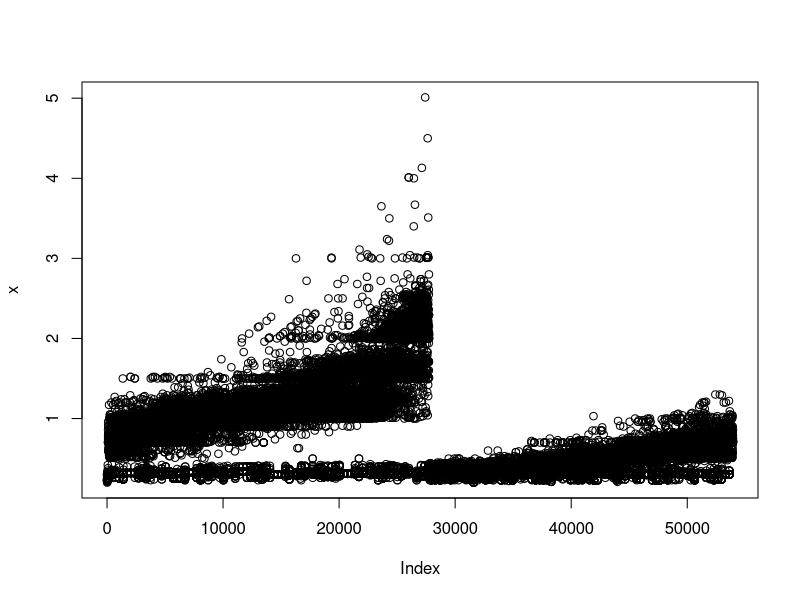
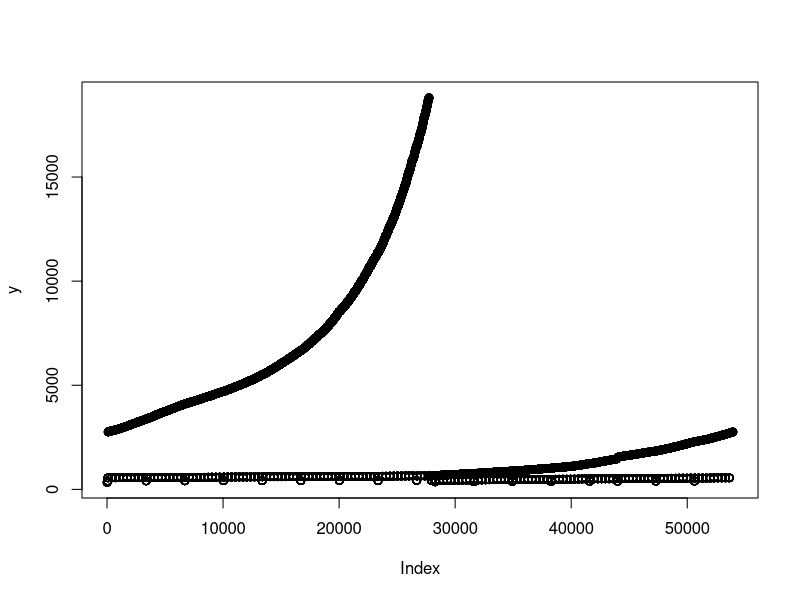
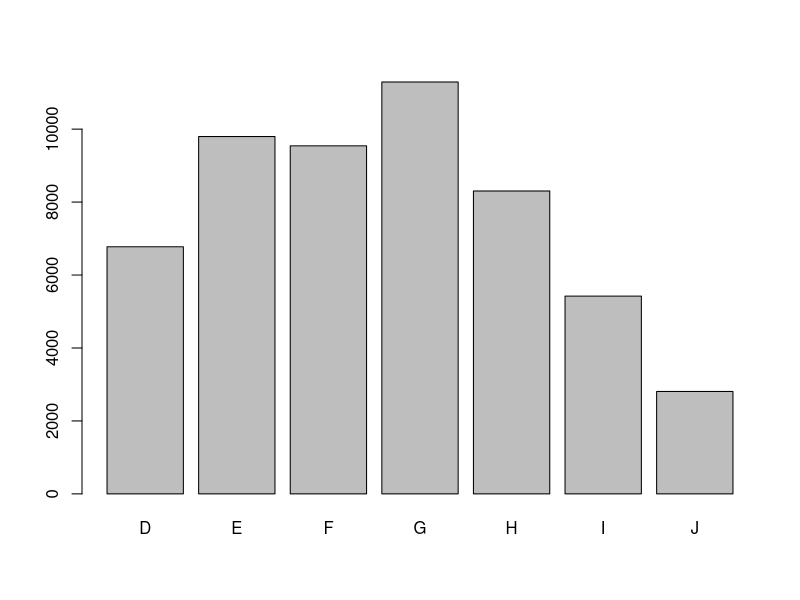
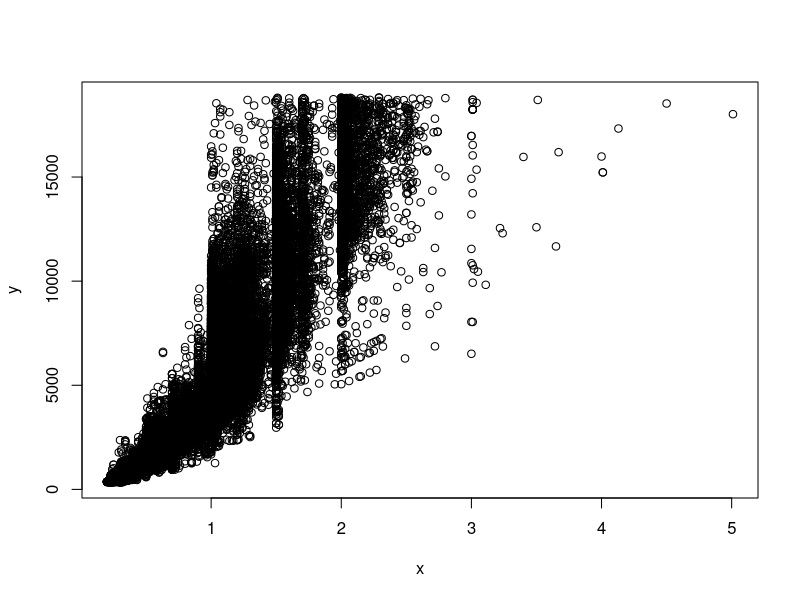
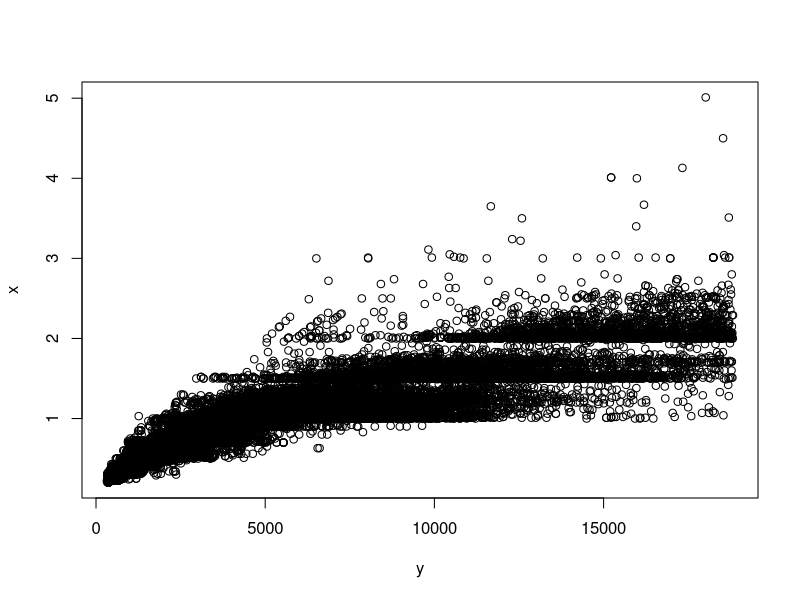
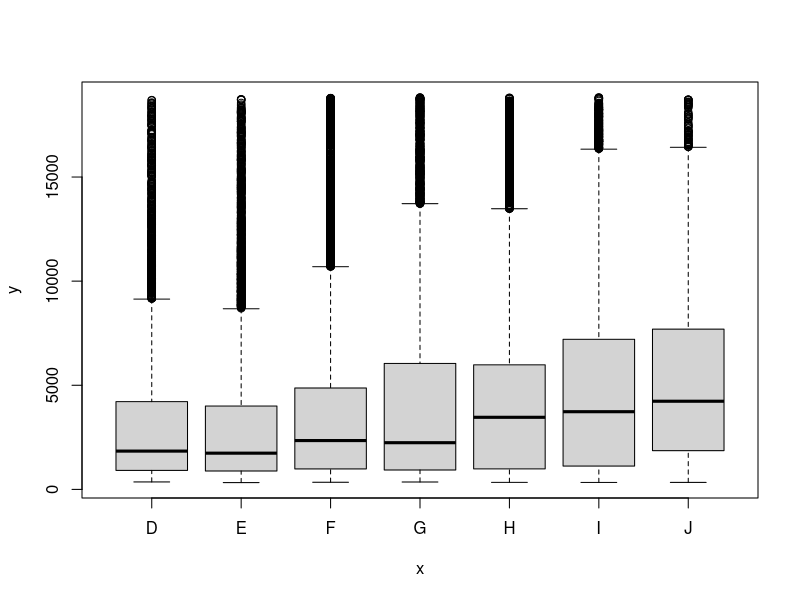
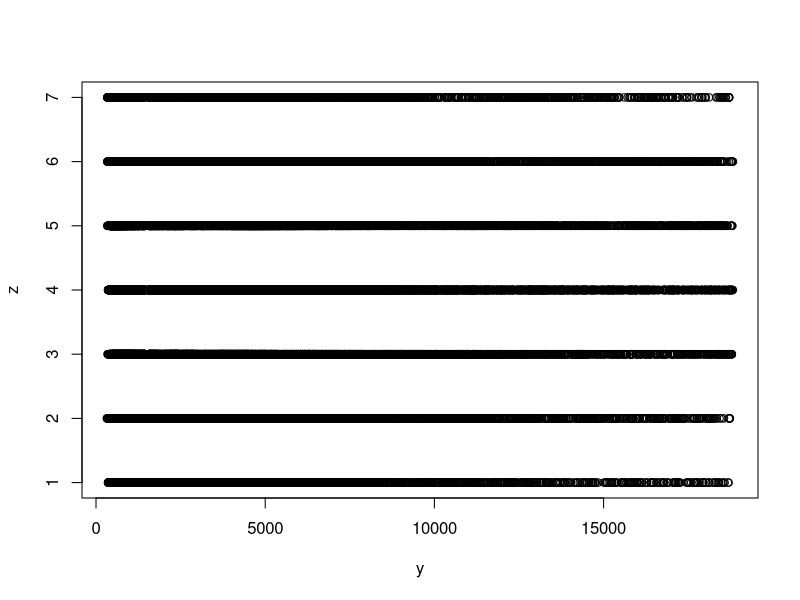
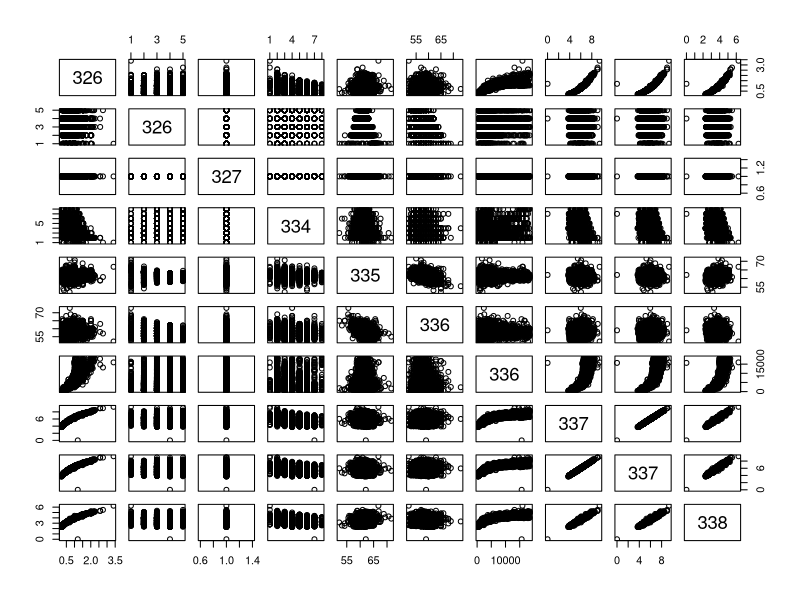

Write R code to recreate these figures, in order. (Note: this script raises an error after producing the figures.)
install.packages("ggplot2")
library(ggplot2)
d=diamonds
x=diamonds$carat
y=diamonds$price
z=diamonds$color
z1=diamonds[diamonds$color=="D",]
z2=subset(diamonds, color=="D" | color=="E")
z2=subset(diamonds, color=="D" | color=="E" & depth > 60)

plot(x)   #x 為重量，num
plot(y)   #y 為價錢，int
plot(z)   #z 為色澤，factor
plot(x,y) #xy vector
plot(y,x) #yx vector
plot(z,y) #z factor;  y vetor boxplot
plot(y,z) #y vector;  z factor plot  
plot(z1,y)
#心得：X軸為類別型，Y軸為數值，會有 box統計
#心得：X軸為數值，就是各點分配圖
plot(diamonds) #請小心使用 same as the "pairs(d)"
plot(~x)
plot(~z)  
plot(y~z) #same as plot(z,y)
plot(y~x+z)
pairs(d)
########################################
w=diamonds$table  #w=table
coplot(y~x|z) #given z
coplot(y~x|z+w)  #given z

########################################
#require(stats); require(graphics) # for time
mydata=ldeaths
mydata$fdeaths
plot(ldeaths)
plot(mdeaths, fdeaths)
data(AirPassengers)
class(AirPassengers)
AirPassengers
plot(AirPassengers)


